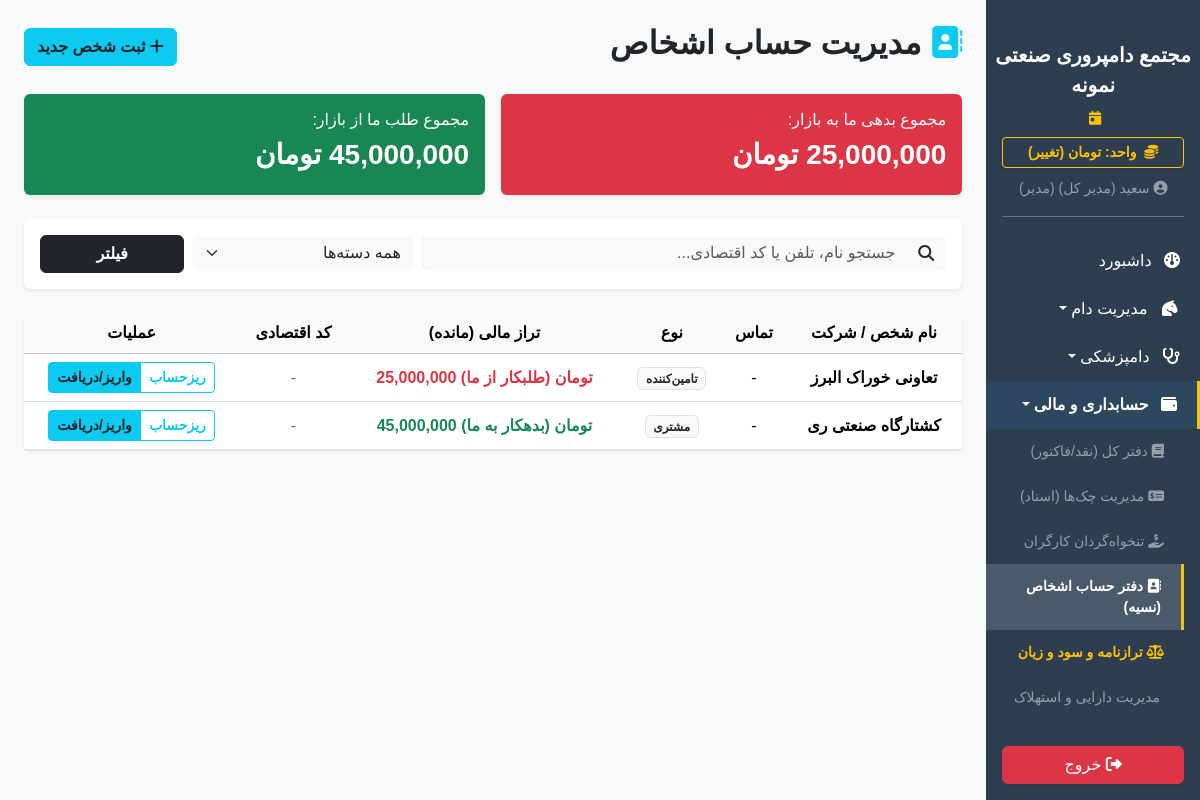
Page /finance/contacts (signed in) on the earlier database version.
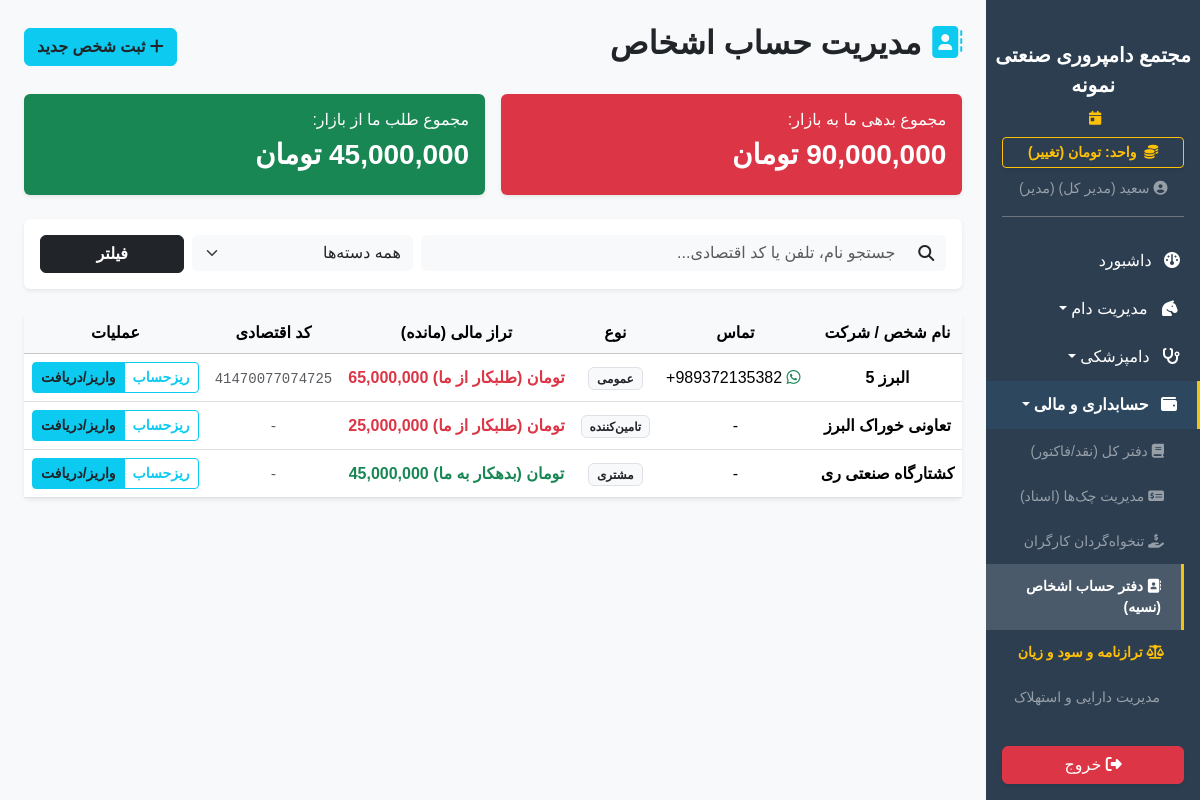
Same page on the later database version.
### app/models.py (models this page shows)
class SystemSetting(db.Model):
    id = db.Column(db.Integer, primary_key=True)
    key = db.Column(db.String(50), unique=True, nullable=False)
    value = db.Column(db.String(255), nullable=False)
    description = db.Column(db.String(255), nullable=True)

class Contact(db.Model):
    id = db.Column(db.Integer, primary_key=True)
    name = db.Column(db.String(150), nullable=False) # نام شخص، قصابی یا کارخانه
    phone = db.Column(db.String(20), nullable=True)
    contact_type = db.Column(db.String(50), default='عمومی') # مشتری، تامین‌کننده خوراک
    economic_code = db.Column(db.String(50), nullable=True)
    bank_card = db.Column(db.String(30), nullable=True)
    balance = db.Column(Numeric(18, 2), default=0.0)
    created_at = db.Column(db.DateTime, default=datetime.utcnow)
    transactions = db.relationship('Transaction', backref='contact', lazy=True)
    cheques = db.relationship('Cheque', backref='contact', lazy=True)
    documents = db.relationship('ContactDocument', backref='contact', lazy=True, cascade="all, delete-orphan")

### app/blueprints/finance.py (the view)
@finance_bp.route('/contacts')
@login_required
def contacts():
    from app.models import Contact
    search_q = request.args.get('search', '').strip()
    type_q = request.args.get('type', 'همه')
    query = Contact.query
    if search_q:
        query = query.filter(
            (Contact.name.ilike(f"%{search_q}%")) |
            (Contact.phone.ilike(f"%{search_q}%")) |
            (Contact.economic_code.ilike(f"%{search_q}%"))
        )
    if type_q != 'همه':
        query = query.filter(Contact.contact_type == type_q)
    all_contacts = query.order_by(Contact.name).all()
    total_debt = db.session.query(func.sum(Contact.balance)).filter(Contact.balance < 0).scalar() or 0
    total_credit = db.session.query(func.sum(Contact.balance)).filter(Contact.balance > 0).scalar() or 0
    return render_template('finance/contacts.html', contacts=all_contacts,
                           total_debt=total_debt, total_credit=total_credit,
                           current_search=search_q, current_type=type_q)

### app/__init__.py (called while the page is built)
def get_system_setting(key, default):
    from app.models import SystemSetting
    s = SystemSetting.query.filter_by(key=key).first()
    return s.value if s else default

### app/blueprints/dashboard.py (called while the page is built)
@dashboard_bp.app_context_processor
def inject_settings():
    try:
        all_settings = {s.key: s.value for s in SystemSetting.query.all()}
    except:
        all_settings = {}
    return dict(system_settings=all_settings)

### app/templates/finance/contacts.html (shortened to what this page needs)
{% extends 'base.html' %}
{% block content %}
<div class="d-flex justify-content-between align-items-center mb-4">
    <h2 class="fw-bold"><i class="fa-solid fa-address-book text-info"></i> مدیریت حساب اشخاص</h2>
    <button class="btn btn-info fw-bold text-dark" data-bs-toggle="modal" data-bs-target="#addContactModal"><i class="fa-solid fa-plus"></i> ثبت شخص جدید</button>
</div>
<div class="row g-3 mb-4">
    <div class="col-md-6"><div class="card bg-danger text-white border-0 shadow-sm"><div class="card-body"><h6>مجموع بدهی ما به بازار:</h6><h3 class="fw-bold">{{ total_debt|abs|currency }}</h3></div></div></div>
    <div class="col-md-6"><div class="card bg-success text-white border-0 shadow-sm"><div class="card-body"><h6>مجموع طلب ما از بازار:</h6><h3 class="fw-bold">{{ total_credit|currency }}</h3></div></div></div>
</div>
<div class="card border-0 shadow-sm mb-4 bg-white">
    <div class="card-body">
        <form method="GET" action="{{ url_for('finance.contacts') }}" class="row g-2">
            <div class="col-md-7">
                <div class="input-group">
                    <span class="input-group-text bg-light border-0"><i class="fa-solid fa-magnifying-glass"></i></span>
                    <input type="text" name="search" class="form-control border-0 bg-light" placeholder="جستجو نام، تلفن یا کد اقتصادی..." value="{{ current_search }}">
                </div>
            </div>
            <div class="col-md-3">
                <select name="type" class="form-select border-0 bg-light">
                    <option value="همه">همه دسته‌ها</option>
                </select>
            </div>
            <div class="col-md-2">
                <button type="submit" class="btn btn-dark w-100 fw-bold">فیلتر</button>
            </div>
        </form>
    </div>
</div>
<div class="card border-0 shadow-sm">
    <div class="card-body p-0">
        <table class="table table-hover align-middle text-center mb-0">
            <thead class="table-light"><tr><th>نام شخص / شرکت</th><th>تماس</th><th>نوع</th><th>تراز مالی (مانده)</th><th>کد اقتصادی</th><th>عملیات</th></tr></thead>
            <tbody>
                {% for c in contacts %}
                <tr>
                    <td class="fw-bold">{{ c.name }}</td>
                    <td dir="ltr">
                        {{ c.phone or '-' }}
                        {% if c.phone %}
                        <a href="https://wa.me/98{{ c.phone[1:] }}" target="_blank" class="text-success ms-1" title="ارسال پیام واتس‌اپ"><i class="fa-brands fa-whatsapp"></i></a>
                        {% endif %}
                    </td>
                    <td><span class="badge bg-light text-dark border">{{ c.contact_type }}</span></td>
                    <td class="fw-bold {% if c.balance > 0 %}text-success{% elif c.balance < 0 %}text-danger{% else %}text-muted{% endif %}" dir="ltr">
                        {% if c.balance > 0 %}{{ c.balance|currency }} (بدهکار به ما)
                        {% elif c.balance < 0 %}{{ c.balance|abs|currency }} (طلبکار از ما)
                        {% else %}تسویه صفر{% endif %}
                    </td>
                    <td><code class="small text-muted">{{ c.economic_code or '-' }}</code></td>
                    <td>
                        <div class="btn-group">
                            <a href="{{ url_for('finance.contact_profile', id=c.id) }}" class="btn btn-sm btn-outline-info fw-bold">ریزحساب</a>
                            <a href="{{ url_for('finance.contact_profile', id=c.id, _anchor='actions') }}" class="btn btn-sm btn-info text-dark fw-bold">واریز/دریافت</a>
                        </div>
                    </td>
                </tr>
                {% else %}
                <tr><td colspan="6" class="py-5 text-muted">شخصی با این مشخصات یافت نشد.</td></tr>
                {% endfor %}
            </tbody>
        </table>
    </div>
</div>
{% endblock %}

### app/templates/base.html (shortened to what the changed rows need)
<!DOCTYPE html>
<html lang="fa" dir="rtl">
<head>
    <link href="https://cdn.jsdelivr.net/gh/rastikerdar/vazirmatn@v33.003/Vazirmatn-font-face.css" rel="stylesheet">
    <link rel="stylesheet" href="https://unpkg.com/persian-datepicker@1.2.0/dist/css/persian-datepicker.min.css">
    <link rel="stylesheet" href="https://cdn.jsdelivr.net/npm/bootstrap@5.3.2/dist/css/bootstrap.rtl.min.css">
    <link rel="stylesheet" href="https://cdnjs.cloudflare.com/ajax/libs/font-awesome/6.4.2/css/all.min.css">
    <link rel="stylesheet" href="{{ url_for('static', filename='css/style.css') }}">
</head>
<body>
    <div class="d-flex" id="wrapper">
        <div class="sidebar-bg d-flex flex-column" id="sidebar-wrapper">
            <div class="px-3 mb-2">
                <a href="{{ url_for('dashboard.toggle_currency') }}" class="btn btn-sm btn-outline-warning w-100 fw-bold shadow-sm">
                    <i class="fa-solid fa-coins me-1"></i> واحد: {{ get_system_currency_from_settings() }} (تغییر)
                </a>
            </div>
        </div>
        <div id="page-content-wrapper" class="w-100 bg-light" style="overflow-x: hidden;">
            <div class="container-fluid p-4">{% block content %}{% endblock %}</div>
        </div>
    </div>
</body>
</html>

Differences in the rows shown:
computed for SystemSetting "45,000,000 تومان": value "25,000,000 تومان" → "90,000,000 تومان"
added Contact: name "البرز 5", phone "+989372135382", contact_type "عمومی", balance|abs "65,000,000 تومان", economic_code "41470077074725"
